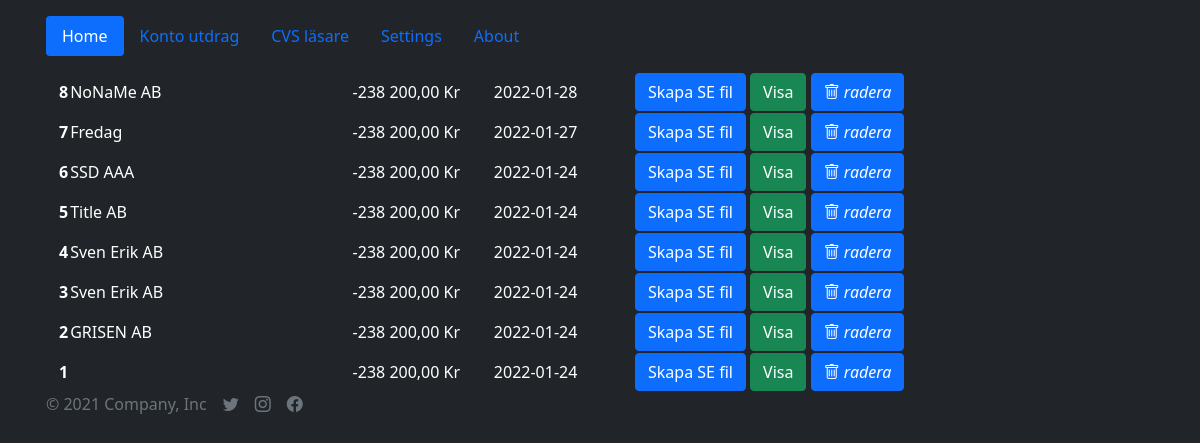
Before: /bank_statements with the older database file.
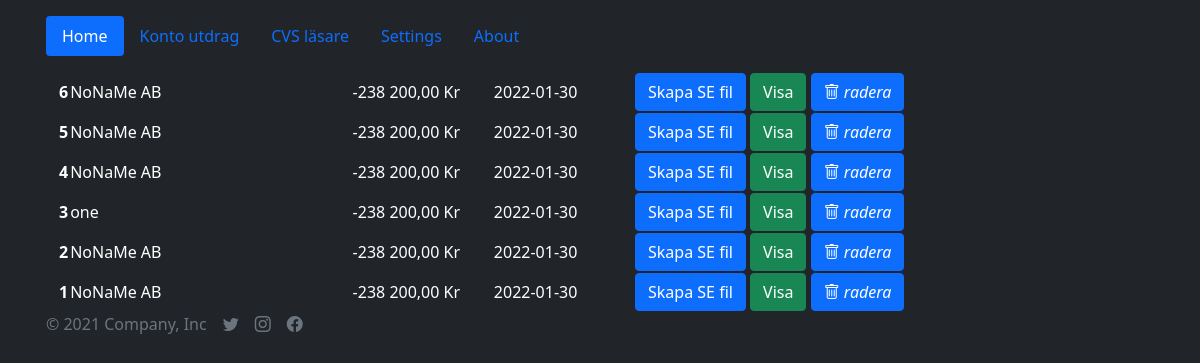
After: the same page with the newer database file.
### app/database_setup.py (models this page shows, shortened)
class BankStatement(Base):
    __tablename__ = 'bank_statement'
    __tableargs__ = {'comment': 'Bank Statements'}
    bank_statement_id = Column(Integer, nullable=False, unique=True, primary_key=True, autoincrement=True)
    title = Column(String(128), comment='Bank Statement name')
    summary = Column(String(128), comment='Summary')
    date = Column(String(128), default=datetime.utcnow(), comment='data')

### app/app.py (the view)
@app.route('/bank_statements')
def get_list_of_statements():
    statements = session.query(BankStatement).order_by(desc(BankStatement.bank_statement_id)).all()
    return render_template('bank_statements.html', statements=statements)

### app/templates/bank_statements.html (shortened to what this page needs)
{% extends 'base.html' %}
{% block body %}
    <main class="mt-3">
        <div class="container">
            <table>
                <tbody>
                {% for statement in statements %}
                    <tr class="gx-2 justify-content-center">
                        <th scope="row">{{ statement.bank_statement_id }}</th>
                        <td class="col-md-4">{{ statement.title }}</td>
                        <td class="col-md-2">{{ statement.summary }}</td>
                        <td class="col-md-2">{{ statement.date[0:10] }}</td>
                        <td class="col-auto">
                            <a href="/transactions/se/{{ statement.bank_statement_id }}"
                               class="btn btn-primary">Skapa SE fil</a>
                            <a href="/transactions/{{ statement.bank_statement_id }}" class="btn btn-success">Visa</a>
                            <a class="btn btn-primary" href="/bank_statements/{{ statement.bank_statement_id }}/delete" role="button">
                                <i class="bi bi-trash"> radera </i>
                            </a>
                        </td>
                    </tr>
                {% endfor %}
                </tbody>
            </table>
        </div>
    </main>
{% endblock %}

### app/templates/base.html (shortened to what this page needs)
<!doctype html>
<html lang="en" class="h-100 align-items-center">
<head>
    <link rel="stylesheet" href="{{ url_for('static',filename='css/main.css') }}">
    <link rel="stylesheet" href="https://cdn.jsdelivr.net/npm/bootstrap@5.1.3/dist/css/bootstrap.min.css"
>
    <link rel="stylesheet" href="https://cdn.jsdelivr.net/npm/bootstrap-icons@1.7.2/font/bootstrap-icons.css">
    <link rel="stylesheet"
          href="https://cdn.jsdelivr.net/npm/@fortawesome/fontawesome-free@5.15.4/css/fontawesome.min.css"
>
    <link href="https://cdn.jsdelivr.net/npm/bootstrap-dark-5@1.1.3/dist/css/bootstrap-night.min.css" rel="stylesheet">
</head>
<body class="text-white bg-dark">
<div class="container d-flex w-100  p-3 mx-auto flex-column">
    <header class="mb-auto">
        <ul class="nav nav-pills">
            <li class="nav-item"><a href="/" class="nav-link active" aria-current="page">Home</a></li>
            <li class="nav-item"><a href="/bank_statements" class="nav-link">Konto utdrag</a></li>
            <li class="nav-item"><a href="/create_transaktion" class="nav-link">CVS läsare</a></li>
            <li class="nav-item"><a href="/settings" class="nav-link">Settings</a></li>
            <li class="nav-item"><a href="/about" class="nav-link">About</a></li>
        </ul>
    </header>
    {% block body %}{% endblock %}
    <footer class="mt-auto text-white-50">
        <div class="d-flex align-items-center">
            <span class="text-muted">© 2021 Company, Inc</span>
            <ul class="nav mt-auto justify-content-end d-flex">
                <li class="ms-3">
                    <a class="text-muted" href="#">
                        <i class="bi bi-twitter"></i>
                    </a>
                </li>
                <li class="ms-3">
                    <a class="text-muted" href="#">
                        <i class="bi bi-instagram"></i>
                    </a>
                </li>
                <li class="ms-3">
                    <a class="text-muted" href="#">
                        <i class="bi bi-facebook"></i>
                    </a>
                </li>
            </ul>
        </div>
    </footer>
</div>
</body>
</html>

Changed rows visible on the page:
removed BankStatement: bank_statement_id "8", title "NoNaMe AB", summary "-238 200,00 Kr", date "2022-01-28"
removed BankStatement: bank_statement_id "7", title "Fredag", summary "-238 200,00 Kr", date "2022-01-27"
changed BankStatement id 6: title "SSD AAA" → "NoNaMe AB"; date "2022-01-24" → "2022-01-30"
changed BankStatement id 5: title "Title AB" → "NoNaMe AB"; date "2022-01-24" → "2022-01-30"
changed BankStatement id 4: title "Sven Erik AB" → "NoNaMe AB"; date "2022-01-24" → "2022-01-30"
changed BankStatement id 3: title "Sven Erik AB" → "one"; date "2022-01-24" → "2022-01-30"
changed BankStatement id 2: title "GRISEN AB" → "NoNaMe AB"; date "2022-01-24" → "2022-01-30"
changed BankStatement id 1: title (not shown) → "NoNaMe AB"; date "2022-01-24" → "2022-01-30"
